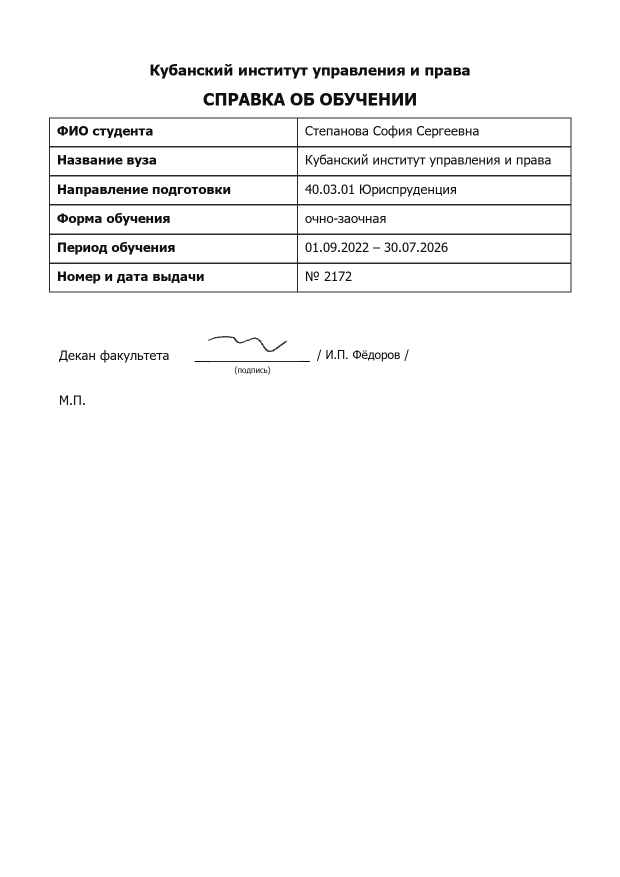
#> input picture data/samples/sample_02.png, 1240 x 1754 px (shown at 1/2 size)
$ python make_phone_photo.py data/samples/sample_02.png out.jpg --size 4000x3000
#> lines starting #> are read from the running program, lines starting #| are printed output that depends on the picture
"""Делает из страницы документа «снимок с телефона»: большое фото, лист на столе, перспектива, тень, блик.

    python scripts/make_phone_photo.py data/samples/sample_02.png out.jpg --size 4000x3000
Нужен, чтобы проверять скорость и качество на реалистичных, а не «лабораторных» снимках.
"""

import argparse
import sys
from pathlib import Path

import cv2
import numpy as np

ROOT = Path(__file__).resolve().parent.parent
sys.path.insert(0, str(ROOT))


def make(src: Path, size: tuple[int, int], seed: int = 3) -> np.ndarray:
#> called with size = (4000, 3000), seed = 3
    rng = np.random.default_rng(seed)
    page = cv2.imdecode(np.fromfile(str(src), np.uint8), cv2.IMREAD_COLOR)
#> page is the input picture: shape (1754, 1240, 3); min 15, max 255, mean 248.7
    W, H = size
    desk = np.empty((H, W, 3), np.uint8)
    desk[:] = (62, 84, 112)
    grain = rng.normal(0, 9, (H, W)).astype(np.float32)
    grain = cv2.GaussianBlur(grain, (0, 0), 6)
    desk = np.clip(desk.astype(np.float32) + grain[..., None] * 3, 0, 255).astype(np.uint8)
    ph, pw = page.shape[:2]
#> ph = 1754; pw = 1240
    scale = 0.84 * H / ph
#> scale = 1.44
    page_s = cv2.resize(page, None, fx=scale, fy=scale, interpolation=cv2.INTER_AREA)
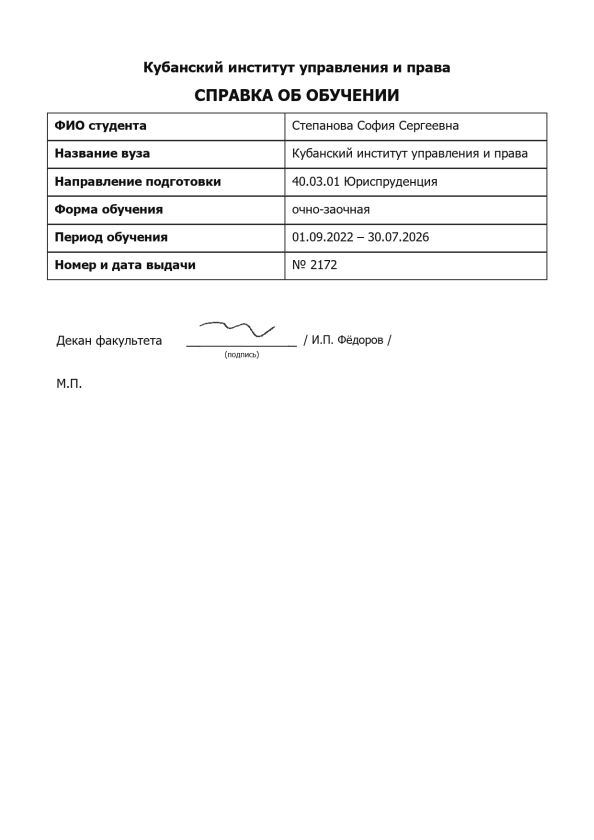
#> page_s: shape (2520, 1782, 3) (shown at 1/3 size); min 15, max 255, mean 248.7
    sh, sw = page_s.shape[:2]
#> sh = 2520; sw = 1782
    src_pts = np.float32([[0, 0], [sw, 0], [sw, sh], [0, sh]])
    cx, cy = W / 2, H / 2
    dst = np.float32([[cx - sw / 2 + 60, cy - sh / 2 - 20], [cx + sw / 2 - 30, cy - sh / 2 + 25], [cx + sw / 2 + 25, cy + sh / 2 - 15], [cx - sw / 2 - 40, cy + sh / 2 + 20]])
    m = cv2.getPerspectiveTransform(src_pts, dst)
    warped = cv2.warpPerspective(page_s, m, (W, H), borderMode=cv2.BORDER_TRANSPARENT, dst=desk)
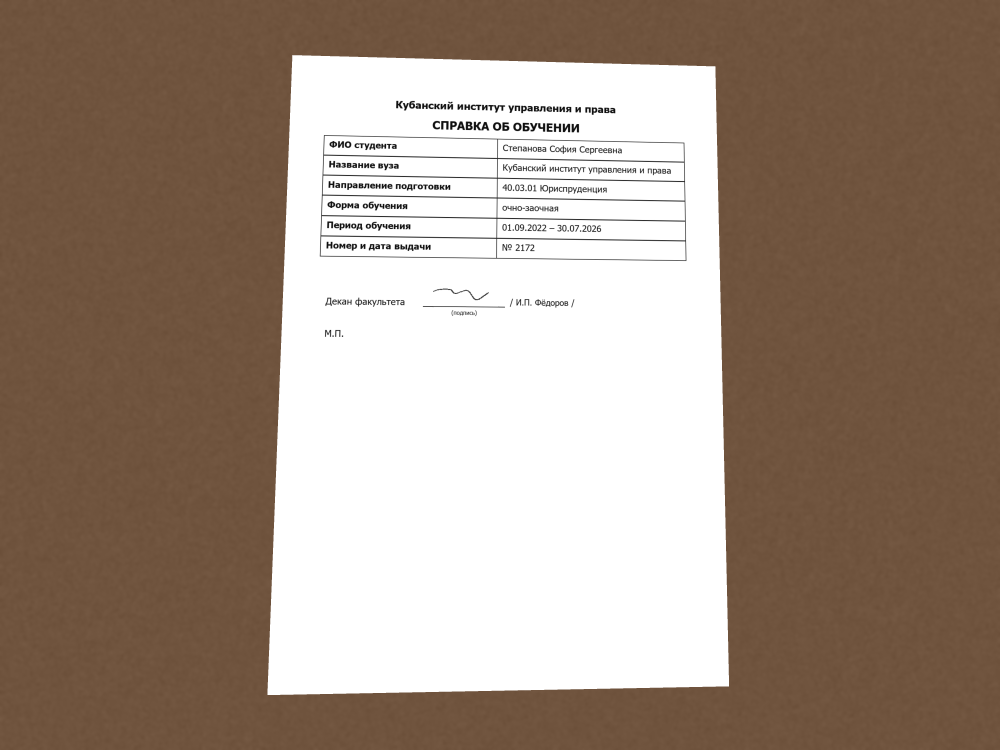
#> warped: shape (3000, 4000, 3) (shown at 1/4 size); mean B, G, R 131.2, 145, 162.6
    mask = cv2.warpPerspective(np.full((sh, sw), 255, np.uint8), m, (W, H))
    out = desk.copy()
    out[mask > 0] = warped[mask > 0]
    yy, xx = np.mgrid[0:H, 0:W].astype(np.float32)
    shade = 1 - 0.35 * (xx / W) * (0.6 + 0.4 * yy / H)
    glare = np.exp(-(((xx - W * 0.62) / (W * 0.10)) ** 2 + ((yy - H * 0.30) / (H * 0.05)) ** 2)) * 90
    out = np.clip(out.astype(np.float32) * shade[..., None] + glare[..., None], 0, 255).astype(np.uint8)
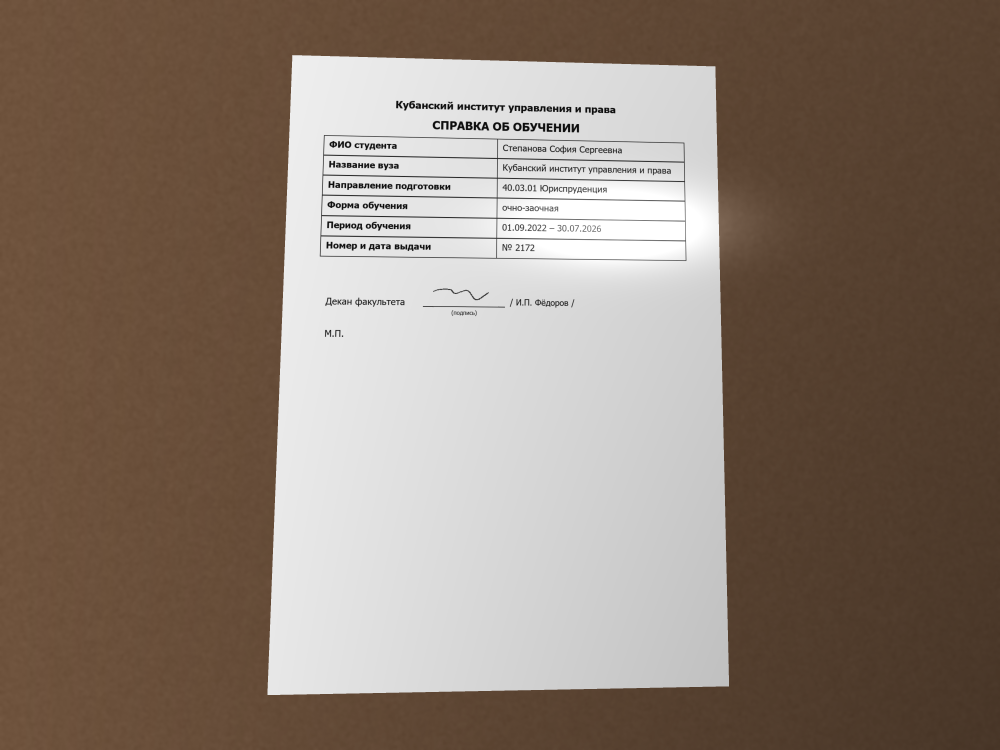
#> out: shape (3000, 4000, 3) (shown at 1/4 size); mean B, G, R 113.4, 125.3, 140.5
    out = cv2.GaussianBlur(out, (0, 0), 1.1)
    noise = rng.normal(0, 4, out.shape).astype(np.int16)
    return np.clip(out.astype(np.int16) + noise, 0, 255).astype(np.uint8)


def main() -> int:
    ap = argparse.ArgumentParser()
    ap.add_argument("src")
    ap.add_argument("out")
    ap.add_argument("--size", default="4000x3000")
    ap.add_argument("--seed", type=int, default=3)
    args = ap.parse_args()
    w, h = (int(x) for x in args.size.lower().split("x"))
    img = make(Path(args.src), (w, h), args.seed)
    ok, buf = cv2.imencode(".jpg", img, [cv2.IMWRITE_JPEG_QUALITY, 88])
    Path(args.out).write_bytes(buf.tobytes())
    print(f"{args.out}: {w}x{h}, {len(buf) / 1e6:.1f} МБ")
#| out.jpg: 4000x3000, 1.3 МБ
    return 0


if __name__ == "__main__":
    raise SystemExit(main())
#> (the program exits here)

$ run again, with data/samples/sample_04.png copied over data/samples/sample_02.png
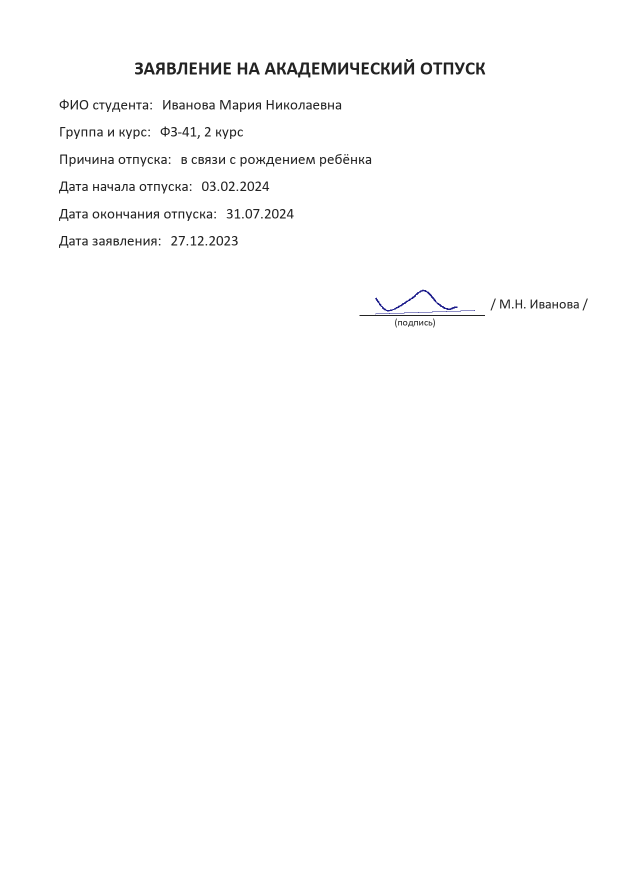
#> input picture data/samples/sample_04.png, 1240 x 1754 px (shown at 1/2 size)
#> in make, page is the input picture: shape (1754, 1240, 3); mean B, G, R 252.5, 252.5, 252.5
#> in make, `warped = cv2.warpPerspective(page_s, m, (W, H), borderMode=cv2.BORDER_..`:
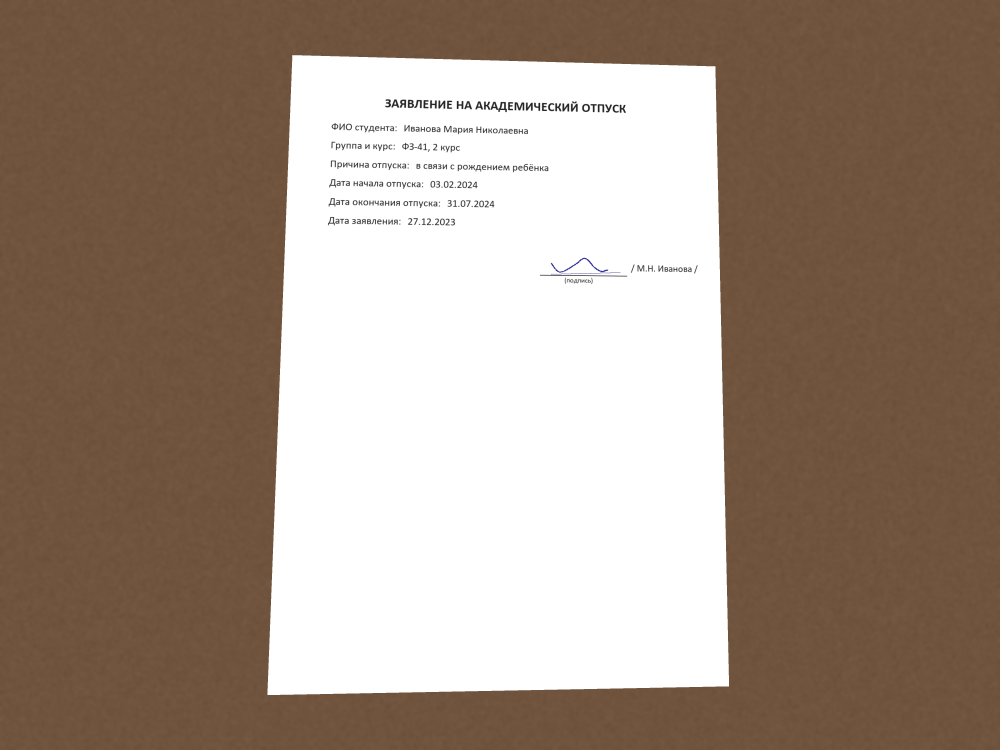
#> warped: shape (3000, 4000, 3) (shown at 1/4 size); mean B, G, R 132.6, 146.4, 164
#> in make, `out = np.clip(out.astype(np.float32) * shade[..., None] + glare[..., N..`:
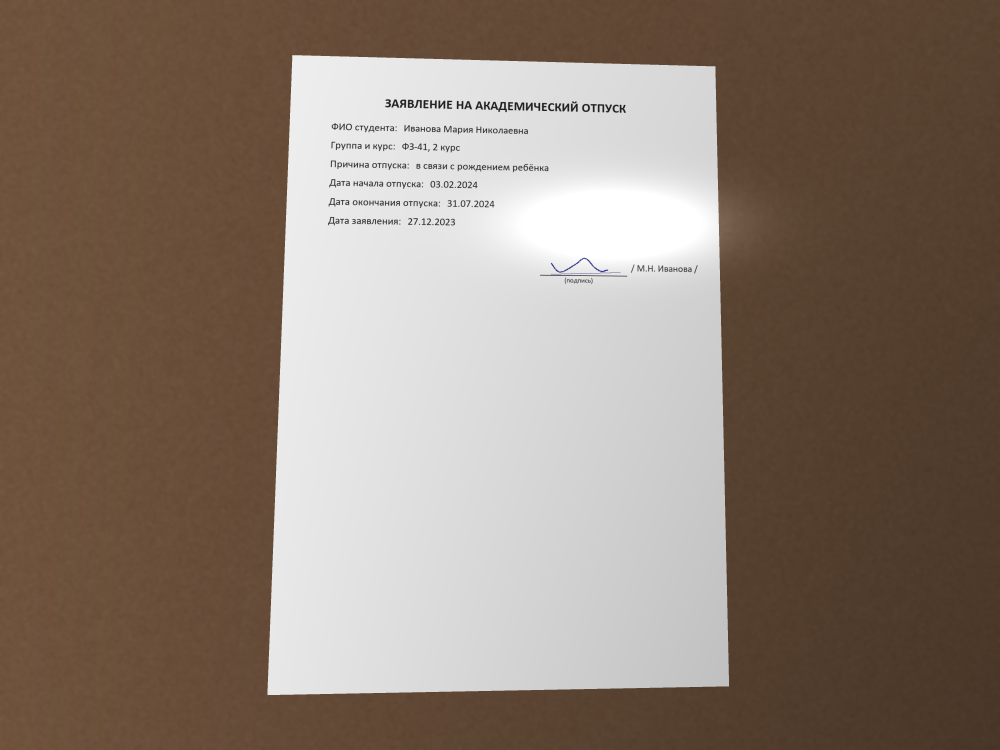
#> out: shape (3000, 4000, 3) (shown at 1/4 size); mean B, G, R 114.6, 126.5, 141.6
#| out.jpg: 4000x3000, 1.3 МБ

$ run again, with data/samples/sample_06.png copied over data/samples/sample_02.png
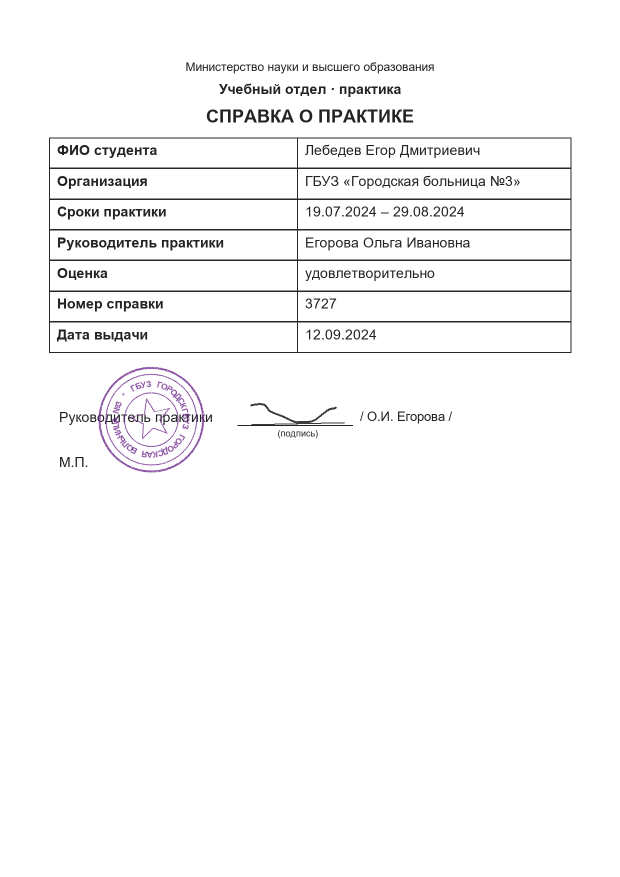
#> input picture data/samples/sample_06.png, 1240 x 1754 px (shown at 1/2 size)
#> in make, page is the input picture: shape (1754, 1240, 3); mean B, G, R 248.4, 248.2, 248.3
#> in make, `warped = cv2.warpPerspective(page_s, m, (W, H), borderMode=cv2.BORDER_..`:
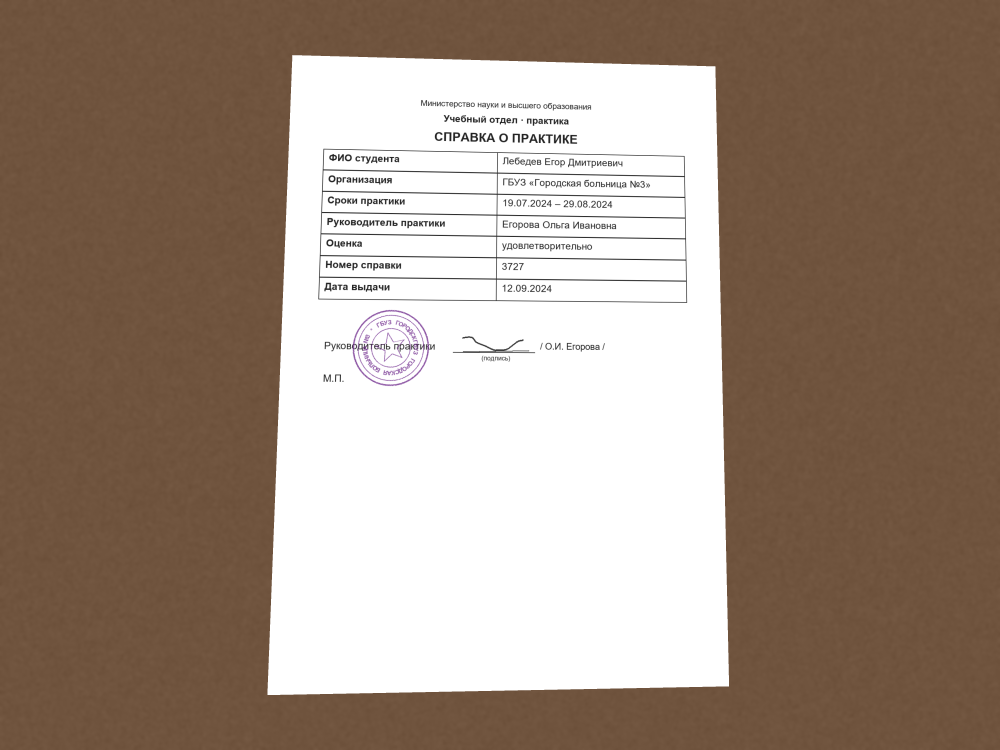
#> warped: shape (3000, 4000, 3) (shown at 1/4 size); mean B, G, R 131.1, 144.8, 162.5
#> in make, `out = np.clip(out.astype(np.float32) * shade[..., None] + glare[..., N..`:
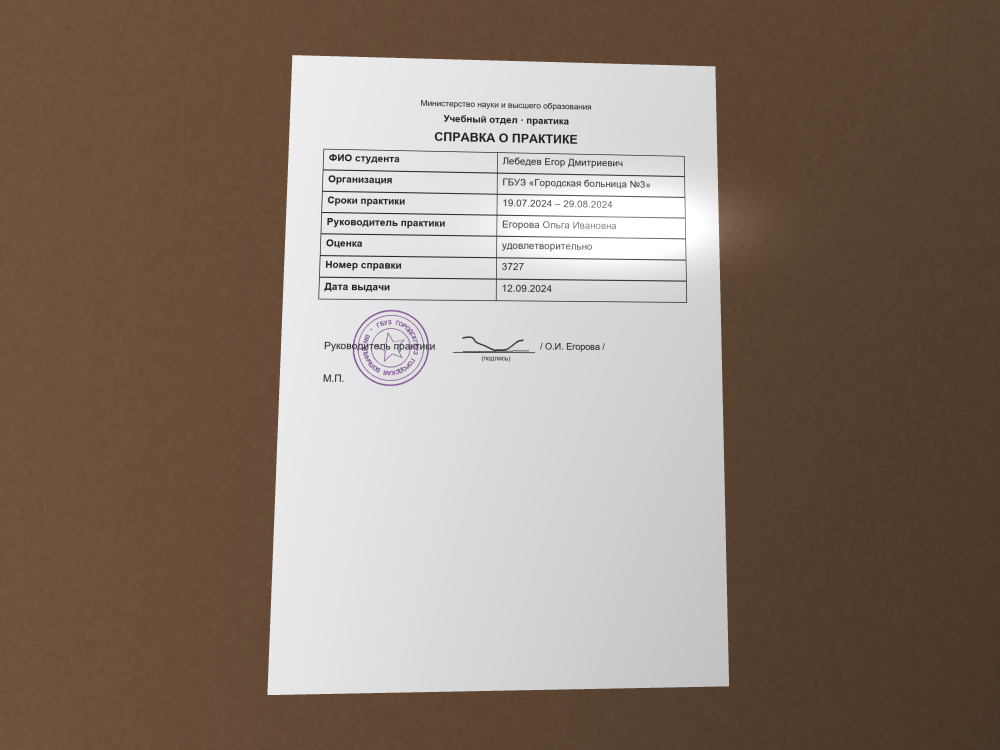
#> out: shape (3000, 4000, 3) (shown at 1/4 size); mean B, G, R 113.3, 125.2, 140.4
#| out.jpg: 4000x3000, 1.4 МБ
